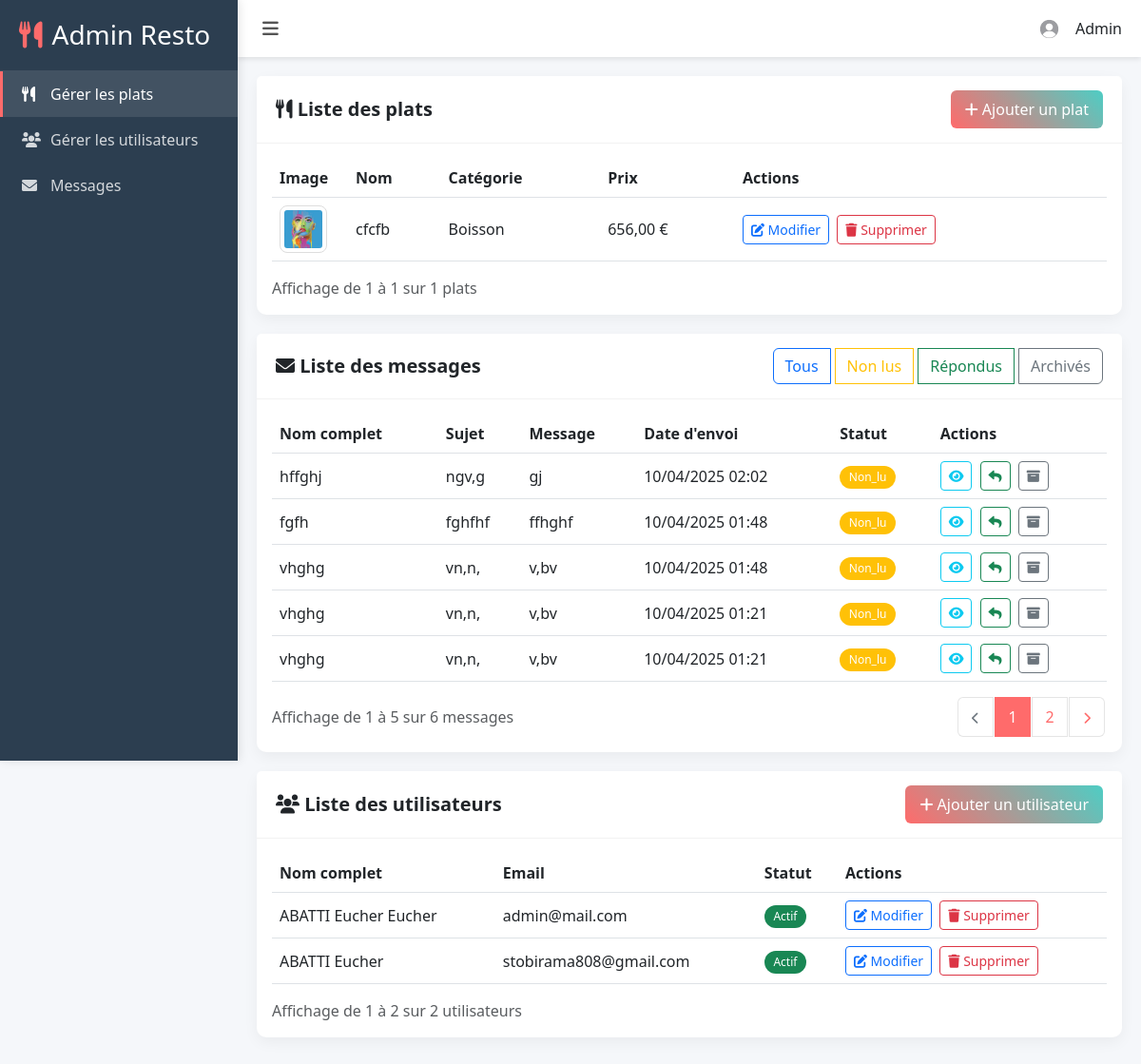
Screenshot of /admin/dashboard.php with the database file from the repository.
### tables this page shows
CREATE TABLE `plats` (
  `id_plat` int(11) NOT NULL,
  `nom` varchar(100) NOT NULL,
  `description` text DEFAULT NULL,
  `prix` decimal(10,2) NOT NULL,
  `categorie` enum('entree','main','dessert','drink') NOT NULL,
  `image` varchar(255) DEFAULT NULL,
  `statut` enum('actif','inactif') DEFAULT 'actif',
  `date_creation` timestamp NOT NULL DEFAULT current_timestamp(),
  `date_modification` timestamp NOT NULL DEFAULT current_timestamp() ON UPDATE current_timestamp(),
  `disponibilite` enum('disponible','pas disponible') DEFAULT 'disponible'
);

CREATE TABLE `messages_contact` (
  `id_message` int(11) NOT NULL,
  `nom_complet` varchar(100) NOT NULL,
  `email` varchar(255) NOT NULL,
  `sujet` varchar(100) NOT NULL,
  `message` text NOT NULL,
  `date_envoi` timestamp NOT NULL DEFAULT current_timestamp(),
  `statut` enum('non_lu','lu','repondu','archivé') DEFAULT 'non_lu',
  `id_utilisateur` int(11) DEFAULT NULL
);

CREATE TABLE `utilisateurs` (
  `id_utilisateur` int(11) NOT NULL,
  `email` varchar(255) NOT NULL,
  `mot_de_passe_hash` varchar(255) NOT NULL,
  `nom` varchar(100) DEFAULT NULL,
  `prenom` varchar(100) DEFAULT NULL,
  `telephone` varchar(20) DEFAULT NULL,
  `statut` enum('actif','inactif') DEFAULT 'actif',
  `date_creation` timestamp NOT NULL DEFAULT current_timestamp(),
  `date_mise_a_jour` timestamp NOT NULL DEFAULT current_timestamp() ON UPDATE current_timestamp(),
  `derniere_connexion` timestamp NULL DEFAULT NULL,
  `remember_token` varchar(255) DEFAULT NULL,
  `token_expiry` timestamp NULL DEFAULT NULL
);

### admin/dashboard.php (the view, shortened to what the rows shown need)
<?php
require_once '../config/database.php';
$par_page = 5;
$page = isset($_GET['page']) ? (int)$_GET['page'] : 1;
$debut = ($page - 1) * $par_page;
try {
    $stmt = $conn->prepare("
        SELECT id_utilisateur, nom, prenom, email, statut
        FROM utilisateurs
        ORDER BY date_creation DESC
        LIMIT :debut, :par_page
    ");
    $stmt->bindValue(':debut', $debut, PDO::PARAM_INT);
    $stmt->bindValue(':par_page', $par_page, PDO::PARAM_INT);
    $stmt->execute();
    $utilisateurs = $stmt->fetchAll(PDO::FETCH_ASSOC);
} catch(PDOException $e) {
    error_log("Erreur lors de la récupération des utilisateurs : " . $e->getMessage());
    $utilisateurs = [];
}
$plats_par_page = 5;
$page_plats = isset($_GET['page_plats']) ? (int)$_GET['page_plats'] : 1;
$debut_plats = ($page_plats - 1) * $plats_par_page;
try {
    $stmt = $conn->prepare("
        SELECT id_plat, nom, categorie, prix, image, statut
        FROM plats
        ORDER BY date_creation DESC
        LIMIT :debut, :par_page
    ");
    $stmt->bindValue(':debut', $debut_plats, PDO::PARAM_INT);
    $stmt->bindValue(':par_page', $plats_par_page, PDO::PARAM_INT);
    $stmt->execute();
    $plats = $stmt->fetchAll(PDO::FETCH_ASSOC);
} catch(PDOException $e) {
    error_log("Erreur lors de la récupération des plats : " . $e->getMessage());
    $plats = [];
}
$messages_par_page = 5;
$page_messages = isset($_GET['page_messages']) ? (int)$_GET['page_messages'] : 1;
$debut_messages = ($page_messages - 1) * $messages_par_page;
try {
    $stmt = $conn->prepare("
        SELECT id_message, nom_complet, sujet, message,
               DATE_FORMAT(date_envoi, '%d/%m/%Y %H:%i') as date_formattee,
               statut
        FROM messages_contact
        ORDER BY date_envoi DESC
        LIMIT :debut, :par_page
    ");
    $stmt->bindValue(':debut', $debut_messages, PDO::PARAM_INT);
    $stmt->bindValue(':par_page', $messages_par_page, PDO::PARAM_INT);
    $stmt->execute();
    $messages = $stmt->fetchAll(PDO::FETCH_ASSOC);
} catch(PDOException $e) {
    error_log("Erreur lors de la récupération des messages : " . $e->getMessage());
    $messages = [];
}
?>
<!DOCTYPE html>
<html lang="fr">
<head>
    <link rel="stylesheet" href="https://cdnjs.cloudflare.com/ajax/libs/bootstrap/5.3.0/css/bootstrap.min.css">
    <link rel="stylesheet" href="https://cdnjs.cloudflare.com/ajax/libs/font-awesome/6.0.0/css/all.min.css">
    <link rel="stylesheet" href="https://cdn.jsdelivr.net/npm/@sweetalert2/theme-dark@4/dark.css">
</head>
<body>
    <div class="main-content" id="main-content">
        <div class="content">
            <div class="card">
                <div class="card-body">
                    <div class="table-responsive">
                        <table class="table">
                            <thead>
                                <tr>
                                    <th class="dish-image-cell">Image</th>
                                    <th>Nom</th>
                                    <th>Catégorie</th>
                                    <th>Prix</th>
                                    <th>Actions</th>
                                </tr>
                            </thead>
                            <tbody>
                                <?php foreach($plats as $plat): ?>
                                    <tr data-plat-id="<?php echo $plat['id_plat']; ?>">
                                        <td>
                                            <img src="../uploads/plats/<?php echo htmlspecialchars($plat['image']); ?>"
                                                 alt="<?php echo htmlspecialchars($plat['nom']); ?>"
                                                 class="img-thumbnail" style="width: 50px; height: 50px; object-fit: cover;">
                                        </td>
                                        <td><?php echo htmlspecialchars($plat['nom']); ?></td>
                                        <td>
                                            <?php
                                                $categories = [
                                                    'entree' => 'Entrée',
                                                    'main' => 'Plat principal',
                                                    'dessert' => 'Dessert',
                                                    'drink' => 'Boisson'
                                                ];
                                                echo $categories[$plat['categorie']] ?? $plat['categorie'];
                                            ?>
                                        </td>
                                        <td><?php echo number_format($plat['prix'], 2, ',', ' '); ?> €</td>
                                        <td>
                                            <button class="btn btn-sm btn-outline-primary me-1" onclick="modifierPlat(<?php echo $plat['id_plat']; ?>)">
                                                <i class="fas fa-edit"></i> Modifier
                                            </button>
                                            <button class="btn btn-sm btn-outline-danger" onclick="supprimerPlat(<?php echo $plat['id_plat']; ?>)">
                                                <i class="fas fa-trash"></i> Supprimer
                                            </button>
                                        </td>
                                    </tr>
                                <?php endforeach; ?>
                            </tbody>
                        </table>
                    </div>
                </div>
            </div>
            <div class="card">
                <div class="card-body">
                    <div class="table-responsive">
                        <table class="table">
                            <thead>
                                <tr>
                                    <th>Nom complet</th>
                                    <th>Sujet</th>
                                    <th>Message</th>
                                    <th>Date d'envoi</th>
                                    <th>Statut</th>
                                    <th>Actions</th>
                                </tr>
                            </thead>
                            <tbody>
                                <?php foreach($messages as $message): ?>
                                    <tr class="message-row <?php echo $message['statut']; ?>">
                                        <td><?php echo htmlspecialchars($message['nom_complet']); ?></td>
                                        <td><?php echo htmlspecialchars($message['sujet']); ?></td>
                                        <td>
                                            <div class="text-truncate" style="max-width: 200px;" title="<?php echo htmlspecialchars($message['message']); ?>">
                                                <?php echo htmlspecialchars($message['message']); ?>
                                            </div>
                                        </td>
                                        <td><?php echo $message['date_formattee']; ?></td>
                                        <td>
                                            <span class="badge <?php
                                                echo match($message['statut']) {
                                                    'non_lu' => 'bg-warning',
                                                    'lu' => 'bg-info',
                                                    'repondu' => 'bg-success',
                                                    'archivé' => 'bg-secondary',
                                                    default => 'bg-primary'
                                                };
                                            ?>">
                                                <?php echo ucfirst($message['statut']); ?>
                                            </span>
                                        </td>
                                        <td>
                                            <button class="btn btn-sm btn-outline-info me-1" onclick="voirMessage(<?php echo $message['id_message']; ?>)">
                                                <i class="fas fa-eye"></i>
                                            </button>
                                            <button class="btn btn-sm btn-outline-success me-1" onclick="repondreMessage(<?php echo $message['id_message']; ?>)">
                                                <i class="fas fa-reply"></i>
                                            </button>
                                            <button class="btn btn-sm btn-outline-secondary" onclick="archiverMessage(<?php echo $message['id_message']; ?>)">
                                                <i class="fas fa-archive"></i>
                                            </button>
                                        </td>
                                    </tr>
                                <?php endforeach; ?>
                            </tbody>
                        </table>
                    </div>
                </div>
            </div>
            <div class="card">
                <div class="card-body">
                    <div class="table-responsive">
                        <table class="table">
                            <thead>
                                <tr>
                                    <th>Nom complet</th>
                                    <th>Email</th>
                                    <th>Statut</th>
                                    <th>Actions</th>
                                </tr>
                            </thead>
                            <tbody>
                                <?php foreach($utilisateurs as $user): ?>
                                    <tr data-user-id="<?php echo $user['id_utilisateur']; ?>">
                                        <td><?php echo htmlspecialchars($user['nom'] . ' ' . $user['prenom']); ?></td>
                                        <td><?php echo htmlspecialchars($user['email']); ?></td>
                                        <td>
                                            <span class="badge <?php echo $user['statut'] === 'actif' ? 'bg-success' : 'bg-danger'; ?>">
                                                <?php echo ucfirst(htmlspecialchars($user['statut'])); ?>
                                            </span>
                                        </td>
                                        <td>
                                            <button class="btn btn-sm btn-outline-primary me-1" onclick="modifierUtilisateur(<?php echo $user['id_utilisateur']; ?>)">
                                                <i class="fas fa-edit"></i> Modifier
                                            </button>
                                            <button class="btn btn-sm btn-outline-danger" onclick="supprimerUtilisateur(<?php echo $user['id_utilisateur']; ?>)">
                                                <i class="fas fa-trash"></i> Supprimer
                                            </button>
                                        </td>
                                    </tr>
                                <?php endforeach; ?>
                            </tbody>
                        </table>
                    </div>
                </div>
            </div>
        </div>
    </div>
</body>
</html>

### rows the page displays
plats: image (picture), nom "cfcfb", categorie "Boisson", prix "656,00"
messages_contact: nom_complet "hffghj", sujet "ngv,g", message "gj", date_formattee "10/04/2025 02:02", statut "Non_lu"
messages_contact: nom_complet "fgfh", sujet "fghfhf", message "ffhghf", date_formattee "10/04/2025 01:48", statut "Non_lu"
messages_contact: nom_complet "vhghg", sujet "vn,n,", message "v,bv", date_formattee "10/04/2025 01:48", statut "Non_lu"
messages_contact: nom_complet "vhghg", sujet "vn,n,", message "v,bv", date_formattee "10/04/2025 01:21", statut "Non_lu"
messages_contact: nom_complet "vhghg", sujet "vn,n,", message "v,bv", date_formattee "10/04/2025 01:21", statut "Non_lu"
utilisateurs: nom+prenom "ABATTI Eucher Eucher", email "admin@mail.com", statut "Actif"
utilisateurs: nom+prenom "ABATTI Eucher", email "stobirama808@gmail.com", statut "Actif"

### other values shown
min($debut_plats + 1, $total_plats) "1"
min($debut_plats + $plats_par_page, $total_plats) "1"
$total_plats "1"
min($debut_messages + 1, $total_messages) "1"
min($debut_messages + $messages_par_page, $total_messages) "5"
$total_messages "6"
min($debut + 1, $total_utilisateurs) "1"
min($debut + $par_page, $total_utilisateurs) "2"
$total_utilisateurs "2"
